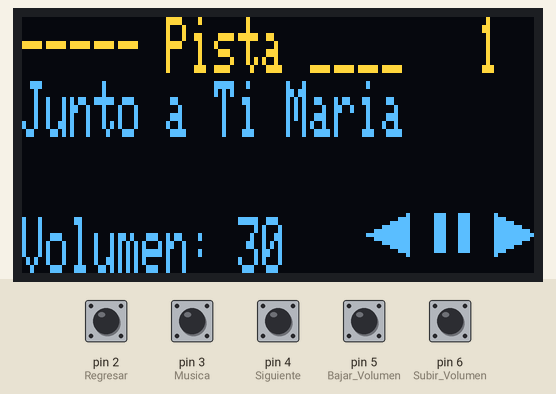
Recording of a sketch running on a simulated Arduino Uno, built with avr-gcc and run on an emulated ATmega328P. Shown: 128×64 one-colour display. Inputs (shaded band) come from the test bench; at power-on: pin 2 (Regresar), pin 3 (Musica), pin 4 (Siguiente), pin 5 (Bajar_Volumen), pin 6 (Subir_Volumen) HIGH. The OLED is the two-colour kind (top 16 rows yellow); the display library's start-up logo is not drawn; the audio player accepts every command and is not drawn; what the sketch prints to the serial monitor is not drawn.

Above: at 3.9 s.
4.0 s: pin 5 (Bajar_Volumen) pulled LOW for 1 s
At 6.2 s:
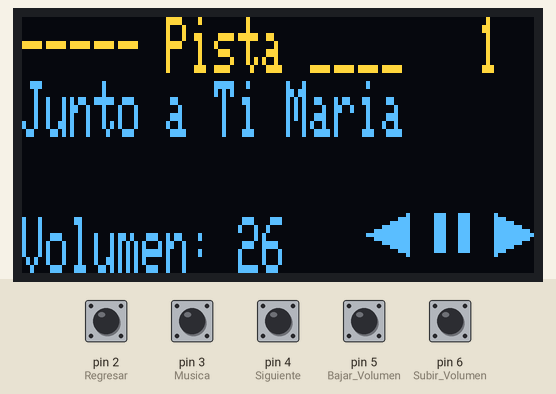
6.5 s: pin 2 (Regresar) pulled LOW for 1 s
At 7.9 s:
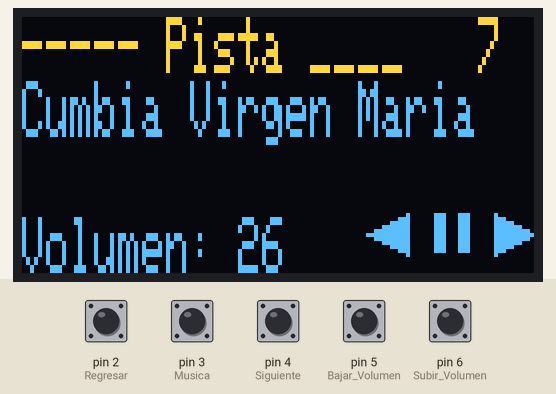
9.1 s: pin 2 (Regresar) pulled LOW for 0.15 s
At 10.4 s:
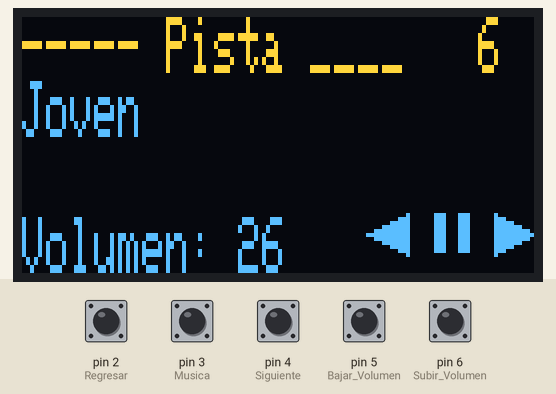
10.8 s: pin 2 (Regresar) pulled LOW for 0.15 s
At 11.7 s:
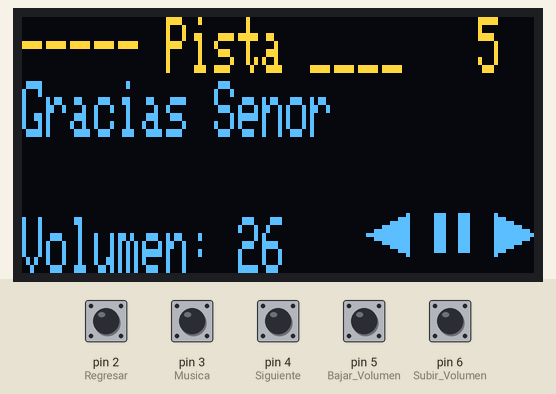
12.5 s: pin 2 (Regresar) pulled LOW for 0.15 s
At 13.1 s:
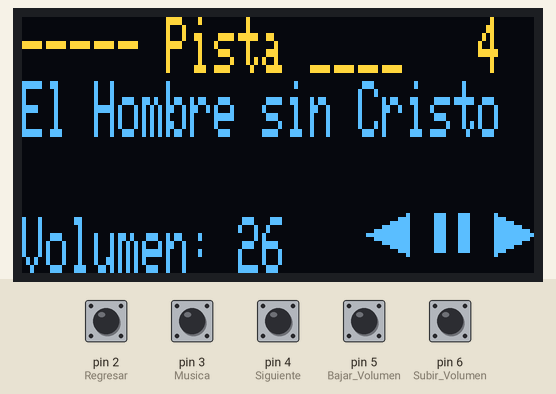
14.2 s: pin 2 (Regresar) pulled LOW for 1 s
At 16.2 s:
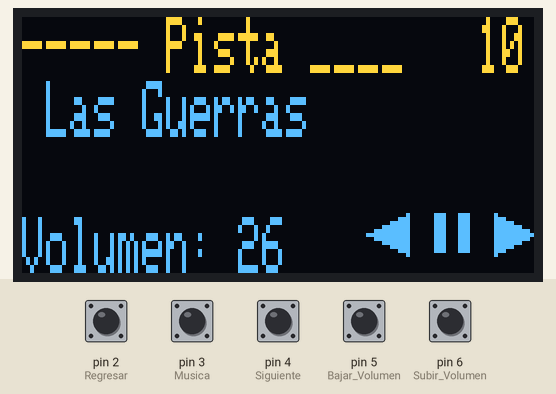
Timing chart, 0 to 17.7 s (numbered marks = the images above; inputs shaded):
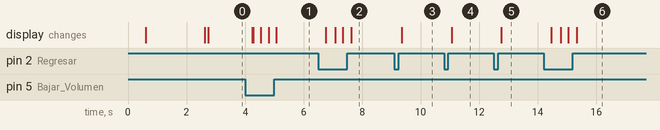

The sketch:

este_si_dealabanza.ino
```cpp
#include <SoftwareSerial.h>
#include <DFRobotDFPlayerMini.h>
#include <Adafruit_GFX.h>
#include <Adafruit_SSD1306.h>

#define SCREEN_WIDTH 128
#define SCREEN_HEIGHT 64
#define OLED_RESET -1
Adafruit_SSD1306 display(SCREEN_WIDTH, SCREEN_HEIGHT, &Wire, OLED_RESET);

SoftwareSerial mySerial(10, 11);
DFRobotDFPlayerMini MP3;

const int Subir_Volumen = 6;
const int Bajar_Volumen = 5;
const int Siguiente = 4;
const int Regresar = 2;
const int Musica = 3;

int volume = 30;
int Primera_Musica = 1;
bool Reproduccion = true;
bool lastReproduccion = true;  // Variable para detectar cambios en el estado de reproducción

const char song1[] PROGMEM = "1 Junto a Ti Maria";
const char song2[] PROGMEM = "2 La Nina de tus Ojos";
const char song3[] PROGMEM = "3 El Espiritu de Dios";
const char song4[] PROGMEM = "4 El Hombre sin Cristo";
const char song5[] PROGMEM = "5 Gracias Senor";
const char song6[] PROGMEM = "6 Joven";
const char song7[] PROGMEM = "7 Cumbia Virgen Maria";
const char song8[] PROGMEM = "8 Resucito";
const char song9[] PROGMEM = "9 Un Dia Mas";
const char song10[] PROGMEM = "10 Las Guerras";

const char* const nombresCanciones[] PROGMEM = {
  song1, song2, song3, song4, song5, song6, song7, song8, song9, song10
};

void setup() {
  pinMode(Subir_Volumen, INPUT_PULLUP);
  pinMode(Bajar_Volumen, INPUT_PULLUP);
  pinMode(Siguiente, INPUT_PULLUP);
  pinMode(Regresar, INPUT_PULLUP);
  pinMode(Musica, INPUT_PULLUP);

  mySerial.begin(9600);
  Serial.begin(9600);

  if (!MP3.begin(mySerial)) {
    Serial.println(F("No se pudo conectar el DFPlayer Mini"));
    while(true);
  }

  MP3.volume(volume);
  MP3.play(Primera_Musica);

  if (!display.begin(SSD1306_SWITCHCAPVCC, 0x3C)) {
    Serial.println(F("No se pudo inicializar la pantalla OLED"));
    while(true);
  }

  display.display();
  delay(2000);
  display.clearDisplay();
  drawIcons(); // Dibuja los iconos en la pantalla
  displaySongName(); // Muestra el nombre de la canción
  displayVolume();   // Muestra el volumen sin parpadeo
}

void loop() {
  static int lastVolume = volume;

  // Controlar el volumen
  if (digitalRead(Subir_Volumen) == LOW) {
    if (volume < 30) {
      volume++;
      MP3.volume(volume);
      Serial.print("Volumen aumentado a: ");
      Serial.println(volume);
      delay(200);
    }
  }

  if (digitalRead(Bajar_Volumen) == LOW) {
    if (volume > 0) {
      volume--;
      MP3.volume(volume);
      Serial.print("Volumen disminuido a: ");
      Serial.println(volume);
      delay(200);
    }
  }

  // Controlar la siguiente canción
  if (digitalRead(Siguiente) == LOW) {
    Primera_Musica++;
    if (Primera_Musica > 10) Primera_Musica = 1;  // Limitar a la cantidad de canciones
    MP3.play(Primera_Musica);
    delay(200);
    displaySongName(); // Actualiza el nombre de la canción
  }

  // Controlar la canción anterior
  if (digitalRead(Regresar) == LOW) {
    if (Primera_Musica > 1) {
      Primera_Musica--;
    } else {
      Primera_Musica = 10;  // Limitar a la cantidad de canciones
    }
    MP3.play(Primera_Musica);
    delay(200);
    displaySongName(); // Actualiza el nombre de la canción
  }

  // Controlar reproducción y pausa
  if (digitalRead(Musica) == LOW) {
    if (Reproduccion) {
      MP3.pause();  // Pausar la música
      Serial.println("Pausa");
    } else {
      MP3.start();  // Reanudar la música desde donde se pausó
      Serial.println("Reproducción");
    }
    Reproduccion = !Reproduccion;  // Cambiar el estado de la reproducción
    delay(200);
  }

  // Actualiza solo el volumen si ha cambiado
  if (volume != lastVolume) {
    displayVolume(); // Solo actualizar la parte del volumen
    lastVolume = volume;
  }

  // Actualizar la pantalla si el estado de reproducción cambia
  if (Reproduccion != lastReproduccion) {
    lastReproduccion = Reproduccion;
    displaySongName(); // Actualiza el nombre de la canción
    drawIcons();       // Vuelve a dibujar los iconos para asegurar que no se borren
  }
}

void displaySongName() {
  // Limpiar solo la parte superior donde está el nombre de la canción
  display.fillRect(0, 0, SCREEN_WIDTH, 40, BLACK);
  display.setTextSize(1, 2);
  display.setTextColor(SSD1306_WHITE);
  display.setCursor(0, 0);

  int index = Primera_Musica - 1;
  if (index >= 0 && index < sizeof(nombresCanciones) / sizeof(nombresCanciones[0])) {
    char buffer[50];
    strcpy_P(buffer, (char*)pgm_read_word(&(nombresCanciones[index]))); // Leer desde PROGMEM
    display.print("----- Pista ____   ");
    display.println(buffer);
  } else {
    display.print("Pista: ");
    display.println("Desconocida");
  }

  display.display();
  drawIcons();  // Asegurarse de que los iconos se dibujen después de mostrar la canción
}

void displayVolume() {
  // Borra solo la parte del volumen
  display.fillRect(0, 50, 128, 14, BLACK);
  display.setTextSize(1, 2);
  display.setTextColor(SSD1306_WHITE);
  display.setCursor(0, 50);  // Posición del texto para el volumen
  display.print("Volumen: ");
  display.print(volume);
  display.display();
  drawIcons();  // Asegurarse de que los iconos se dibujen después de actualizar el volumen
}

void drawIcons() {
  // Tamaño de los iconos
  int iconSize = 10;
  int barWidth = 3;      // Ancho de las barras del icono de pausa
  int barSpacing = 1;    // Espacio entre las barras del icono de pausa
  int iconSpacing = 5;   // Espacio entre los iconos
  int additionalSpacing = 21;  // Espacio adicional para mover la flecha derecha

  // Coordenadas para los iconos en la esquina inferior derecha
  int xPrev = SCREEN_WIDTH - iconSize * 3 - iconSpacing * 2 - iconSpacing / 2;
  int yPrev = SCREEN_HEIGHT - iconSize - iconSpacing;
  int xPause = SCREEN_WIDTH - iconSize * 2 - iconSpacing / 2;
  int yPause = SCREEN_HEIGHT - iconSize - iconSpacing;
  int xNext = SCREEN_WIDTH - iconSize - iconSpacing * 2 - iconSpacing / 3 + additionalSpacing;
  int yNext = SCREEN_HEIGHT - iconSize - iconSpacing;

  // Icono de retroceso (flecha hacia la izquierda)
  display.fillTriangle(xPrev, yPrev + iconSize / 2, xPrev + iconSize, yPrev, xPrev + iconSize, yPrev + iconSize, WHITE);

  // Icono de pausa (dos barras verticales)
  display.fillRect(xPause - barWidth - barSpacing / 2, yPause, barWidth, iconSize, WHITE);  // Barra izquierda
  display.fillRect(xPause + barWidth + barSpacing / 2, yPause, barWidth, iconSize, WHITE);  // Barra derecha

  // Icono de siguiente (flecha hacia la derecha)
  display.fillTriangle(xNext - iconSize, yNext, xNext, yNext + iconSize / 2, xNext - iconSize, yNext + iconSize, WHITE);

  display.display();
}
```

Measured:
- after the input at 4.0 s, the display: first changes after 0.24 s (image 1 shows a later state)
- after the input at 6.5 s, the display: first changes after 0.26 s (image 2 shows a later state)
- after the input at 9.1 s, the display: changes after 0.26 s (image 3)
- after the input at 10.8 s, the display: changes after 0.26 s (image 4)
- after the input at 12.5 s, the display: changes after 0.26 s (image 5)
- after the input at 14.2 s, the display: first changes after 0.26 s (image 6 shows a later state)
